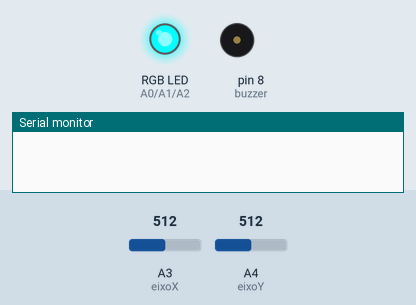
Simulated run of this sketch. Board: Arduino Uno, built with avr-gcc and run on an emulated ATmega328P. Parts: an RGB LED mixed from three pins (HIGH = lit), buzzer (waves = sounding), the last lines printed to the serial monitor. The test bench sets the inputs (shaded band); at power-on: A3 (eixoX) = 512, A4 (eixoY) = 512. Random numbers use the default seed unless the sketch sets one.

Above: at 0.1 s.
At 4.9 s:
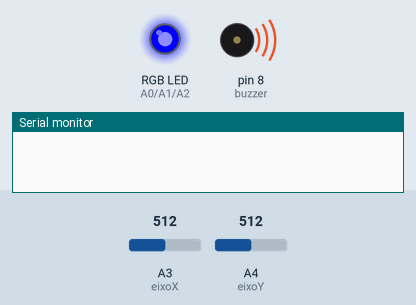
At 8.8 s:
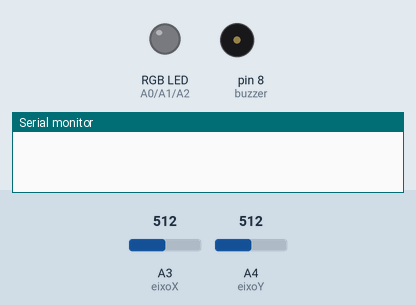
At 18.1 s:
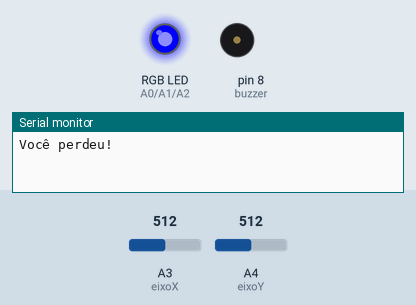
At 27.7 s:
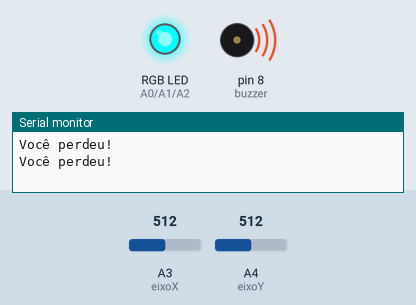
At 37.6 s:
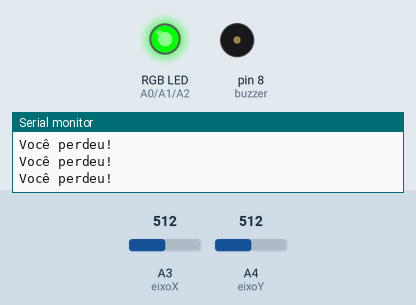
Timing chart, 0 to 40.0 s (numbered marks = the images above):
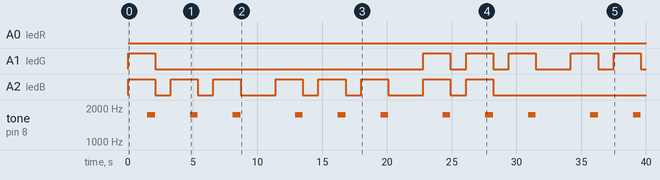

Measured:
- by itself, A1 (ledG): LOW → HIGH at 0.00 s, → LOW 2.1 s later, → HIGH 20.7 s later, → LOW 2.1 s later, … (12 changes in this stretch)
- by itself, A2 (ledB): repeats every 11.4 s: 2 × (LOW 1.2 s, HIGH 2.1 s), LOW 2.7 s, HIGH 2.1 s
- by itself, tone on pin 8 (buzzer): repeats every 11.4 s: 2 × (silent 2.7 s, 1750 Hz 0.60 s), silent 4.2 s, 1750 Hz 0.60 s

The sketch:

Whack-a-Mole-v2.ino
```cpp
/*
   Segunda versão do jogo Whack-a-Mole, utilizando um LED RGB e um controle de módulo Joystick. São 5 cores de ordem, segundo o disposto abaixo:

   Vermelho - Movimentação em X-
   Azul - Movimentação em X+
   Verde - Movimentação em Y-
   Lilás - Movimentação em Y+
   Amarelo - Aperto do botão

   Após a luz acender, a ação deve ser tomada em um intervalo de tempo para a contabilização de pontos. Com três erros, o jogo é perdido, e ganho com 10. Estes valores podem
   ser vistos no monitor Serial ao final do jogo. O tempo para performar a ação é o tempo que o LED fica aceso,e pode ser definido na variável tempo.


   Letícia Pegoraro Garcez 2020
*/

//DEFINIÇÕES
#define ledR A0
#define ledG A1
#define ledB A2

#define eixoX A3
#define eixoY A4
#define botao 7

#define buzzer 8

int cor[5][3] = {{0, 0, 255}, {255, 0, 0}, {25, 200, 56}, {50, 150, 200}, {0, 0, 0} } ; //Cores que o LED pode assumir
int escolha, erros, pontos;
int tempo = 1500; //Tempo em que o LED fica ligado

//CABEÇALHOS DE FUNÇÕES
void setColorLed(int cor[3]);
void play_acerto(void);
void play_erro(void);

void setup() {
  pinMode(ledR, OUTPUT);
  pinMode(ledG, OUTPUT);
  pinMode(ledB, OUTPUT);
  pinMode(buzzer, OUTPUT);

  pinMode(eixoX, INPUT);
  pinMode(eixoY, INPUT);
  pinMode(botao, INPUT);
  Serial.begin(9600);
}

void loop() {

  randomSeed(millis());
  escolha = random(4);//Seleciona uma das cores
  setColorLed(cor[escolha]);//aplica essa cor
  delay(tempo);//deixa o LED aceso
  verificaAcao(escolha);//Verifica se a ação correspondente à cor do LED aconteceu, se sim, marca um ponto, senão, marca um erro.
  setColorLed(cor[4]);//desliga o LED
  delay(300);

  if (pontos >= 10) { //Se o jogo é ganhado
    Serial.println("Você venceu!");
    pontos = 0;
    erros = 0;
  }
  else if (erros >= 3) { //Se o jogo foi perdido.
    Serial.println("Você perdeu!");
    pontos = 0;
    erros = 0;
    delay(1500);
  }
  delay(900);
}


//FUNÇÕES
void setColorLed(int cor[3]) {
  analogWrite(ledR, cor[0]);
  analogWrite(ledG, cor[1]);
  analogWrite(ledB, cor[2]);
}

void verificaAcao(int n) {
  if (n == 0 && analogRead(eixoX) < 400) {
    play_acerto();
  }
  else if (n == 1 && analogRead(eixoX) > 500) {
    play_acerto();
  }
  else if (n == 2 && analogRead(eixoY) < 500) {
    play_acerto();
  }
  else if (n == 3 && analogRead(eixoY) > 700) {
    play_acerto();
  }
  else {
    play_erro();
  }
}

void play_acerto(void) {
  tone(buzzer, 1500);
  delay(600);
  noTone(buzzer);
  pontos++;
}

void play_erro(void) {
  tone(buzzer, 1750);
  delay(600);
  noTone(buzzer);
  erros++;
}
```
